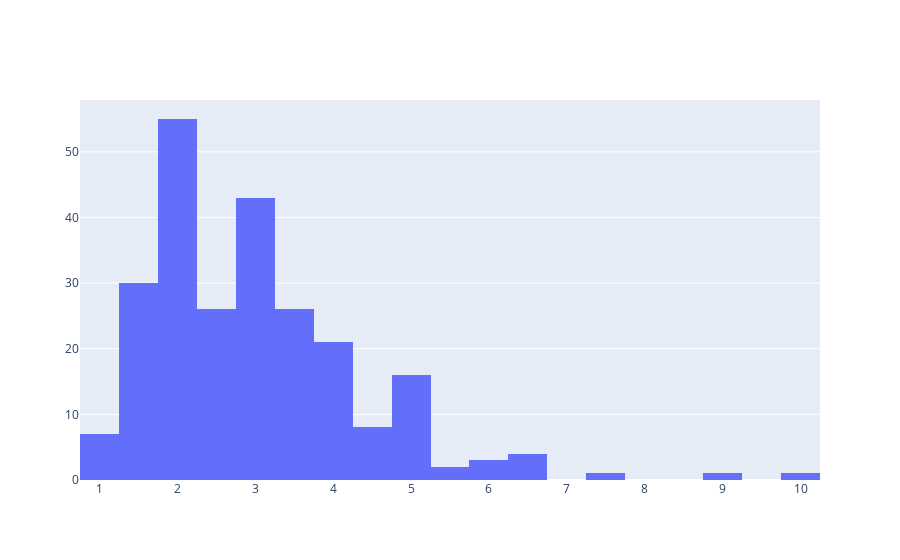

The notebook cell this image was saved under:
### Code cell
fig = go.Figure()
fig.add_trace(go.Histogram(x=tips.tip))

### Figure 1 — Plotly figure (JSON) as saved in the notebook; plotly's stock layout.template omitted (floating-point values rounded to 4 significant figures; data arrays with more than 128 entries replaced by an {"elided": "..."} marker saying what was removed)
{"data": [{"type": "histogram", "x": {"elided": "244 float values"}}], "layout": {}}
